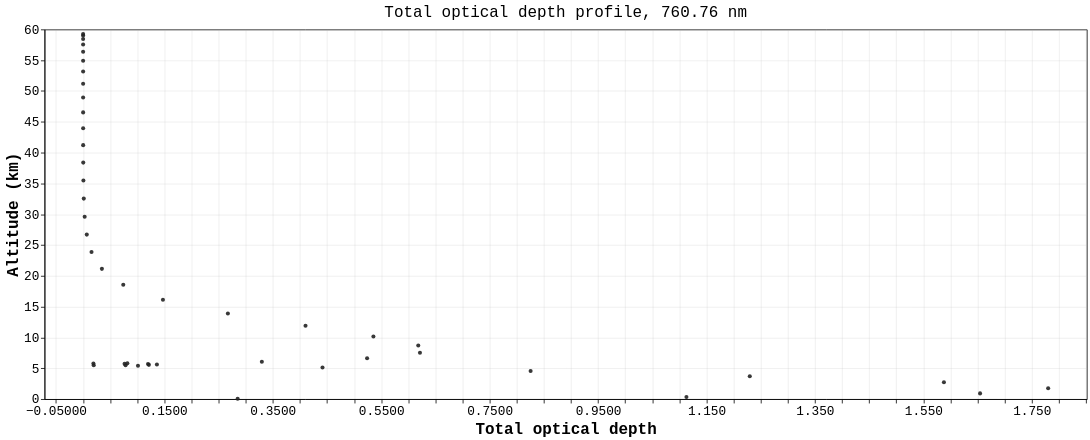

Notebook source saved alongside this figure:
### Markdown cell above
## Atmospheric Optical Depth

### Code cell
optical_depth_chart

### Figure 1 — Vega-Lite specification as saved in the notebook (floating-point values rounded to 4 significant figures)
{"config": {"background": "white", "view": {"stroke": "black", "continuousWidth": 1311, "continuousHeight": 465}, "axis": {"domain": true, "domainColor": "black", "grid": true, "gridColor": "#b0b0b0", "gridOpacity": 0.25, "labelColor": "black", "labelFont": "Menlo, Monaco, Consolas, Liberation Mono, DejaVu Sans Mono, monospace", "labelFontSize": 16, "tickColor": "black", "titleColor": "black", "titleFont": "Menlo, Monaco, Consolas, Liberation Mono, DejaVu Sans Mono, monospace", "titleFontSize": 20}, "legend": {"labelColor": "black", "labelFont": "Menlo, Monaco, Consolas, Liberation Mono, DejaVu Sans Mono, monospace", "labelFontSize": 16, "labelLimit": 320, "orient": "bottom-left", "fillColor": "white", "strokeColor": "#cccccc", "padding": 8, "titleColor": "black", "titleFont": "Menlo, Monaco, Consolas, Liberation Mono, DejaVu Sans Mono, monospace", "titleFontSize": 16}, "line": {"strokeWidth": 1.4}, "point": {"size": 28}, "range": {"category": ["#1f77b4", "#ff7f0e", "#d62728"]}, "title": {"color": "black", "font": "Menlo, Monaco, Consolas, Liberation Mono, DejaVu Sans Mono, monospace", "fontSize": 20, "fontWeight": "normal", "anchor": "middle"}}, "data": {"name": "data-3350617f90eed1fb6e39592fd2610fe9"}, "mark": {"type": "point", "color": "#222222", "filled": true, "opacity": 0.9, "size": 26}, "encoding": {"tooltip": [{"field": "wavelength_nm", "format": ".4f", "title": "Wavelength (nm)", "type": "quantitative"}, {"field": "altitude_km", "format": ".4g", "title": "Altitude (km)", "type": "quantitative"}, {"field": "total_optical_depth", "format": ".4e", "title": "Total optical depth", "type": "quantitative"}], "x": {"axis": {"format": ".4g"}, "field": "total_optical_depth", "scale": {"domain": [-0.0712, 1.851], "zero": false}, "title": "Total optical depth", "type": "quantitative"}, "y": {"field": "altitude_km", "title": "Altitude (km)", "type": "quantitative"}}, "height": 465, "title": "Total optical depth profile, 760.76 nm", "width": 1311, "$schema": "https://vega.github.io/schema/vega-lite/v6.4.1.json", "datasets": {"data-3350617f90eed1fb6e39592fd2610fe9": [{"wavelength_nm": 760.8, "top_altitude_km": 0.1086, "bottom_altitude_km": -3.637e-05, "total_optical_depth": 0.2851, "altitude_km": 0.05428}, {"wavelength_nm": 760.8, "top_altitude_km": 0.5562, "bottom_altitude_km": 0.1086, "total_optical_depth": 1.113, "altitude_km": 0.3324}, {"wavelength_nm": 760.8, "top_altitude_km": 1.298, "bottom_altitude_km": 0.5562, "total_optical_depth": 1.654, "altitude_km": 0.9271}, {"wavelength_nm": 760.8, "top_altitude_km": 2.234, "bottom_altitude_km": 1.298, "total_optical_depth": 1.78, "altitude_km": 1.766}, {"wavelength_nm": 760.8, "top_altitude_km": 3.238, "bottom_altitude_km": 2.234, "total_optical_depth": 1.588, "altitude_km": 2.736}, {"wavelength_nm": 760.8, "top_altitude_km": 4.174, "bottom_altitude_km": 3.238, "total_optical_depth": 1.23, "altitude_km": 3.706}, {"wavelength_nm": 760.8, "top_altitude_km": 4.915, "bottom_altitude_km": 4.174, "total_optical_depth": 0.8254, "altitude_km": 4.544}, {"wavelength_nm": 760.8, "top_altitude_km": 5.363, "bottom_altitude_km": 4.915, "total_optical_depth": 0.4416, "altitude_km": 5.139}, {"wavelength_nm": 760.8, "top_altitude_km": 5.472, "bottom_altitude_km": 5.363, "total_optical_depth": 0.1012, "altitude_km": 5.417}, {"wavelength_nm": 760.8, "top_altitude_km": 5.482, "bottom_altitude_km": 5.472, "total_optical_depth": 0.01954, "altitude_km": 5.477}, {"wavelength_nm": 760.8, "top_altitude_km": 5.523, "bottom_altitude_km": 5.482, "total_optical_depth": 0.07829, "altitude_km": 5.502}, {"wavelength_nm": 760.8, "top_altitude_km": 5.587, "bottom_altitude_km": 5.523, "total_optical_depth": 0.1213, "altitude_km": 5.555}, {"wavelength_nm": 760.8, "top_altitude_km": 5.659, "bottom_altitude_km": 5.587, "total_optical_depth": 0.1361, "altitude_km": 5.623}, {"wavelength_nm": 760.8, "top_altitude_km": 5.723, "bottom_altitude_km": 5.659, "total_optical_depth": 0.1197, "altitude_km": 5.691}, {"wavelength_nm": 760.8, "top_altitude_km": 5.764, "bottom_altitude_km": 5.723, "total_optical_depth": 0.07646, "altitude_km": 5.744}, {"wavelength_nm": 760.8, "top_altitude_km": 5.774, "bottom_altitude_km": 5.764, "total_optical_depth": 0.01899, "altitude_km": 5.769}, {"wavelength_nm": 760.8, "top_altitude_km": 5.87, "bottom_altitude_km": 5.774, "total_optical_depth": 0.08157, "altitude_km": 5.822}, {"wavelength_nm": 760.8, "top_altitude_km": 6.275, "bottom_altitude_km": 5.87, "total_optical_depth": 0.3297, "altitude_km": 6.072}, {"wavelength_nm": 760.8, "top_altitude_km": 6.999, "bottom_altitude_km": 6.275, "total_optical_depth": 0.5238, "altitude_km": 6.637}, {"wavelength_nm": 760.8, "top_altitude_km": 8.033, "bottom_altitude_km": 6.999, "total_optical_depth": 0.6213, "altitude_km": 7.516}, {"wavelength_nm": 760.8, "top_altitude_km": 9.364, "bottom_altitude_km": 8.033, "total_optical_depth": 0.6182, "altitude_km": 8.698}, {"wavelength_nm": 760.8, "top_altitude_km": 10.98, "bottom_altitude_km": 9.364, "total_optical_depth": 0.5355, "altitude_km": 10.17}, {"wavelength_nm": 760.8, "top_altitude_km": 12.85, "bottom_altitude_km": 10.98, "total_optical_depth": 0.4102, "altitude_km": 11.91}, {"wavelength_nm": 760.8, "top_altitude_km": 14.96, "bottom_altitude_km": 12.85, "total_optical_depth": 0.267, "altitude_km": 13.91}, {"wavelength_nm": 760.8, "top_altitude_km": 17.29, "bottom_altitude_km": 14.96, "total_optical_depth": 0.1472, "altitude_km": 16.13}, {"wavelength_nm": 760.8, "top_altitude_km": 19.8, "bottom_altitude_km": 17.29, "total_optical_depth": 0.07405, "altitude_km": 18.55}, {"wavelength_nm": 760.8, "top_altitude_km": 22.47, "bottom_altitude_km": 19.8, "total_optical_depth": 0.03464, "altitude_km": 21.14}, {"wavelength_nm": 760.8, "top_altitude_km": 25.26, "bottom_altitude_km": 22.47, "total_optical_depth": 0.01551, "altitude_km": 23.86}, {"wavelength_nm": 760.8, "top_altitude_km": 28.13, "bottom_altitude_km": 25.26, "total_optical_depth": 0.006737, "altitude_km": 26.7}, {"wavelength_nm": 760.8, "top_altitude_km": 31.07, "bottom_altitude_km": 28.13, "total_optical_depth": 0.002853, "altitude_km": 29.6}, {"wavelength_nm": 760.8, "top_altitude_km": 34.01, "bottom_altitude_km": 31.07, "total_optical_depth": 0.001209, "altitude_km": 32.54}, {"wavelength_nm": 760.8, "top_altitude_km": 36.94, "bottom_altitude_km": 34.01, "total_optical_depth": 0.0005233, "altitude_km": 35.48}, {"wavelength_nm": 760.8, "top_altitude_km": 39.82, "bottom_altitude_km": 36.94, "total_optical_depth": 0.0002356, "altitude_km": 38.38}, {"wavelength_nm": 760.8, "top_altitude_km": 42.61, "bottom_altitude_km": 39.82, "total_optical_depth": 0.0001115, "altitude_km": 41.22}, {"wavelength_nm": 760.8, "top_altitude_km": 45.28, "bottom_altitude_km": 42.61, "total_optical_depth": 5.59e-05, "altitude_km": 43.94}, {"wavelength_nm": 760.8, "top_altitude_km": 47.79, "bottom_altitude_km": 45.28, "total_optical_depth": 2.979e-05, "altitude_km": 46.53}, {"wavelength_nm": 760.8, "top_altitude_km": 50.11, "bottom_altitude_km": 47.79, "total_optical_depth": 1.706e-05, "altitude_km": 48.95}, {"wavelength_nm": 760.8, "top_altitude_km": 52.23, "bottom_altitude_km": 50.11, "total_optical_depth": 1.039e-05, "altitude_km": 51.17}, {"wavelength_nm": 760.8, "top_altitude_km": 54.1, "bottom_altitude_km": 52.23, "total_optical_depth": 6.564e-06, "altitude_km": 53.17}, {"wavelength_nm": 760.8, "top_altitude_km": 55.71, "bottom_altitude_km": 54.1, "total_optical_depth": 4.254e-06, "altitude_km": 54.91}, {"wavelength_nm": 760.8, "top_altitude_km": 57.05, "bottom_altitude_km": 55.71, "total_optical_depth": 2.786e-06, "altitude_km": 56.38}, {"wavelength_nm": 760.8, "top_altitude_km": 58.08, "bottom_altitude_km": 57.05, "total_optical_depth": 1.804e-06, "altitude_km": 57.56}, {"wavelength_nm": 760.8, "top_altitude_km": 58.8, "bottom_altitude_km": 58.08, "total_optical_depth": 1.106e-06, "altitude_km": 58.44}, {"wavelength_nm": 760.8, "top_altitude_km": 59.21, "bottom_altitude_km": 58.8, "total_optical_depth": 5.692e-07, "altitude_km": 59.01}, {"wavelength_nm": 760.8, "top_altitude_km": 59.3, "bottom_altitude_km": 59.21, "total_optical_depth": 1.289e-07, "altitude_km": 59.26}]}}
